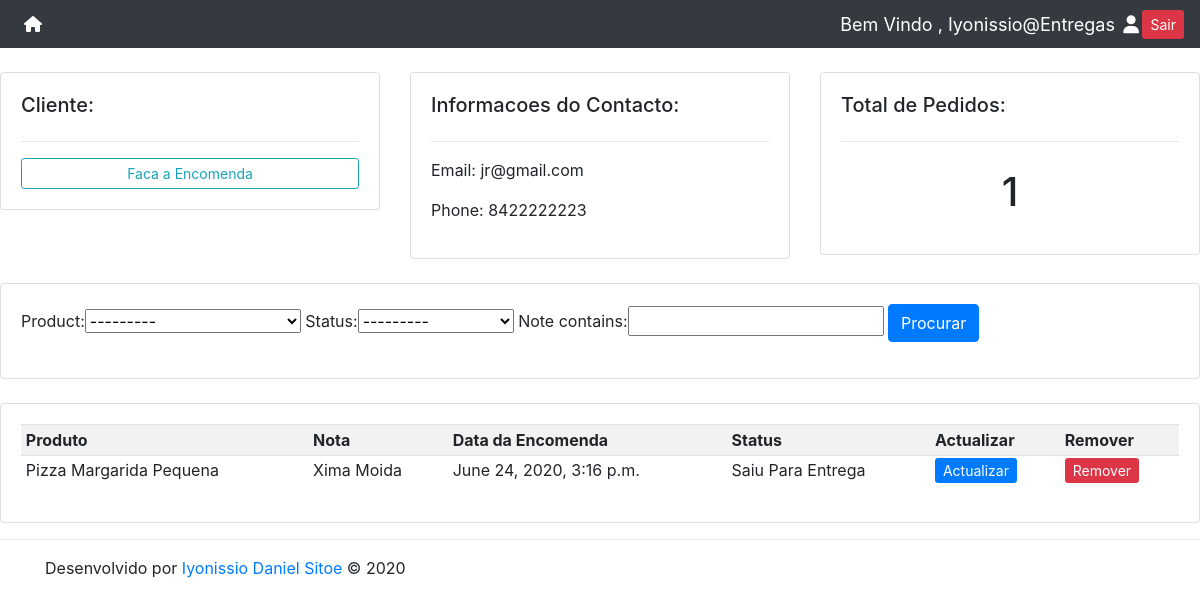
/customer/18/ (signed in), run on the app's committed database.
### entregar/models.py (models this page shows, shortened)
class Customer(models.Model):
    user = models.OneToOneField(User, null=True,blank= True, on_delete=models.CASCADE)
    name = models.CharField(max_length=200, null=True)
    phone = models.CharField(max_length=200, null=True)
    email = models.CharField(max_length=200, null=True)
    profile_pic = models.ImageField(default="HambC.png",null=True,blank=True)
    date_created = models.DateTimeField(auto_now_add=True)

class Order(models.Model):
    STATUS = (
        ('Pendente', 'Pendente'),
        ('Saiu Para Entrega', 'Saiu Para Entrega'),
        ('Entregue', 'Entregue')
    )
    customer = models.ForeignKey(Customer, null=True, on_delete= models.SET_NULL)
    product = models.ForeignKey(Product, null=True, on_delete= models.SET_NULL)
    date_created = models.DateTimeField(auto_now_add=True)
    status = models.CharField(max_length=200, null=True, choices=STATUS)
    note = models.CharField(max_length=1000, null=True)

class Product(models.Model):
    CATEGORY = (
        ('Levar', 'Levar'),
        ('Comer Aqui ', 'Comer Aqui')
    )
    name = models.CharField(max_length=200, null=True)
    price = models.FloatField( null=True)
    category = models.CharField(max_length=200, null=True, choices=CATEGORY)
    description = models.CharField(max_length=200, null=True, blank= True)
    date_created = models.DateTimeField(auto_now_add=True)
    tags = models.ManyToManyField(Tag)
    def __str__(self):
        return self.name

### entregar/decorators.py (the view)
        def wrapper_func(request, *args, **kwargs):
            group = None
            if request.user.groups.exists():
                group = request.user.groups.all()[0].name
            if group in allowed_roles:
                return view_func(request, *args, **kwargs)
            else:
                return HttpResponse('Nao estas Autorizado a Entrar nesta area !! Faca Login como Cliente para aceder ao Menu Pessoal' )

### entregar/views.py (called while the page is built)
@login_required(login_url='login')
@allowed_users(allowed_roles=['admin'])
def customer(request, pk_test):
    customer = Customer.objects.get(id=pk_test)
    orders = customer.order_set.all()
    order_count =orders.count()
    myFilter = OrderFilter(request.GET, queryset=orders)
    orders = myFilter.qs
    context = {'customer': customer,'orders':orders,'order_count':order_count,'myFilter':myFilter}
    return render(request,'entregar/customer.html',context)

### entregar/templates/entregar/customer.html (shortened to what this page needs)
{% extends 'entregar/main.html' %}
{% load static %}
{% load bootstrap4 %}
{% block content %}
<br>
<div class="row ">
    <div class="col-md">
        <div class="card card-body">
            <h5>Cliente:</h5>
            <hr>
            <a class="btn btn-outline-info btn-sm btn-block" href="{% url 'create_order' customer.id %}">Faca a Encomenda</a>
        </div>
    </div>
    <div class="col-md">
        <div class="card card-body">
            <h5>Informacoes do Contacto:</h5>
            <hr>
            <p>Email: {{customer.email}}</p>
            <p>Phone: {{customer.phone}} </p>
        </div>
    </div>
    <div class="col-md">
        <div class="card card-body">
            <h5>Total de Pedidos:</h5>
            <hr>
            <h1 style="text-align:center;padding:10px">{{order_count}}</h1>
        </div>
    </div>
</div>
<br>
<div class="row">
    <div class="col">
        <div class="card card-body">
            <form method="get">
                {{myFilter.form}}
                 <button type="submit" class="btn btn-primary">Procurar</button>
            </form>
        </div>
    </div>
</div>
<br>
<div class="row">
    <div class="col-md">
        <div class="card card-body">
            <table class="table table-sm table-striped">
                <tr>
                    <th>Produto</th>
                    <th>Nota</th>
                    <th>Data da Encomenda</th>
                    <th>Status</th>
                    <th>Actualizar</th>
                    <th>Remover</th>
                </tr>
                {% for order in orders %}
                <tr>
                    <td>{{order.product}}</td>
                    <td>{{order.note}}</td>
                    <td>{{order.date_created}}</td>
                    <td>{{order.status}}</td>
                    <td><a class="btm btn-sm btn-Primary" href="{% url 'update_order' order.id %}">Actualizar</a></td>
                    <td><a class="btm btn-sm btn-danger" href="{% url 'delete_order' order.id %}">Remover</a></td>
                </tr>
                {% endfor %}
            </table>
        </div>
    </div>
</div>
{% endblock content %}

### entregar/templates/entregar/navbar.html (shortened to what this page needs)
{% load static %}
<nav class="navbar navbar-expand-lg navbar-dark bg-dark">
  <div class="collapse navbar-collapse" id="navbarNav">
    <ul class="navbar-nav">
      {% if request.user.is_staff %}
      <li class="nav-item active">
        <a class="nav-link" href="{% url 'home' %}"><i class="fa fa-home"></i></a>
      </li>
      {% endif %}
    </ul>
  </div>
  <span class="hello-msg">Bem Vindo ,  {{request.user}} <a><i class="fa fa-fw fa-user"></i></a> </span>
<a class="btm btn-sm btn-danger" href="{% url 'logout' %}"> Sair </a>
</nav>

### static/css/main.css (style rules this page uses)
body { background-color:white; }

### entregar/templates/entregar/navbar.html (style rules this page uses)
.hello-msg { font-size: 18px; color: #fff; margin-rigth: 20px; }

### data on the page
Customer: email "jr@gmail.com", phone "8422222223"
Order: product "Pizza Margarida Pequena", note "Xima Moida", date_created "June 24, 2020, 3:16 p.m.", status "Saiu Para Entrega"

### other printed values
{{ request.user }} "Iyonissio@Entregas"
{{ order_count }} "1"
